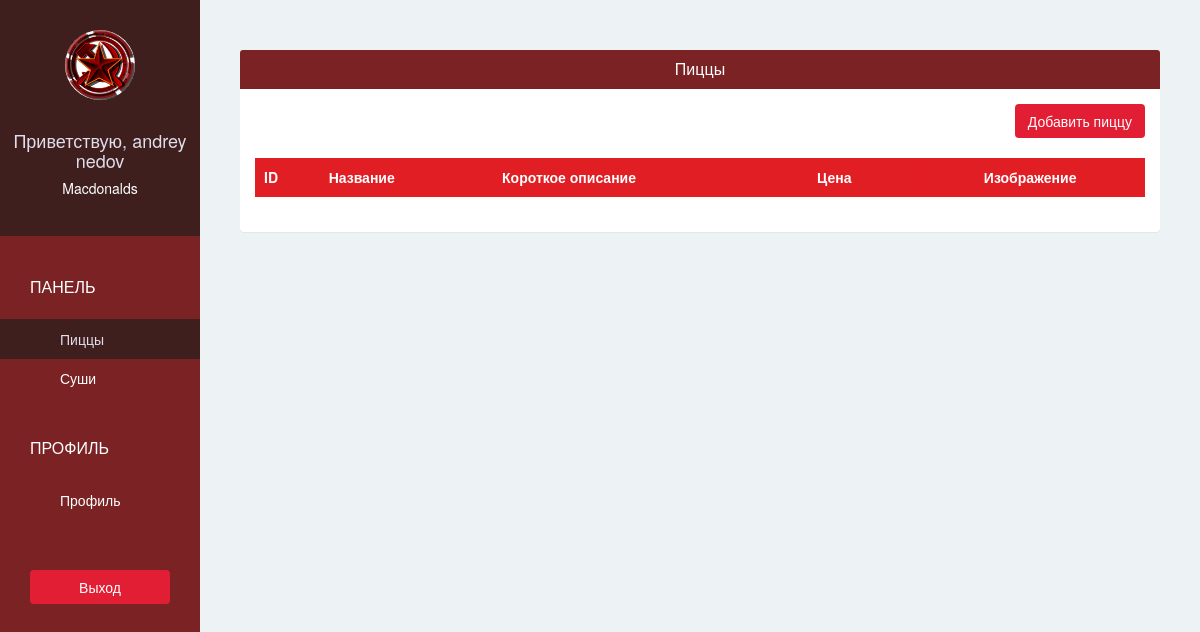
The page /pizzashop/pizza/ (signed in) on the database as committed earlier.
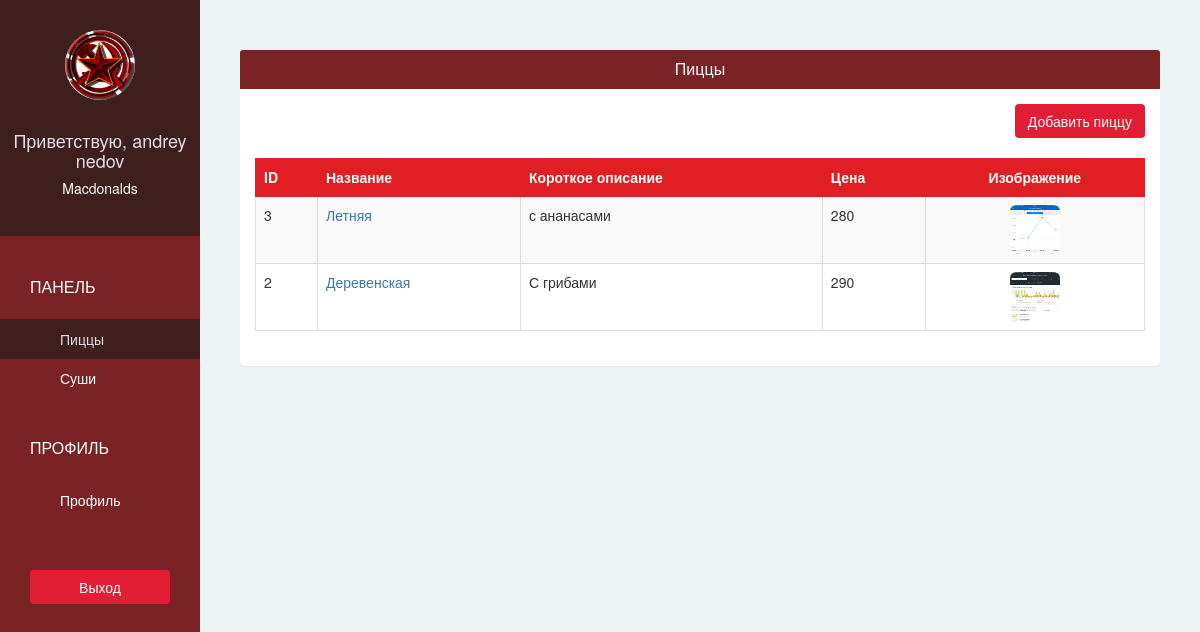
The same page on the database as committed later.
### pizzashopapp/models.py (models this page shows, shortened)
class PizzaShop(models.Model):
    owner = models.OneToOneField(User, on_delete=models.CASCADE, related_name='pizzashop')
    name = models.CharField(max_length=100, verbose_name = 'Название')
    phone = models.CharField(max_length=100, verbose_name = 'Телефон')
    address = models.CharField(max_length=100, verbose_name = 'Адрес')
    logo = models.ImageField(upload_to='pizzashop_logo/', blank = False, verbose_name = 'Логотип')

class Pizza(models.Model):
    pizzashop = models.ForeignKey(PizzaShop)
    name = models.CharField(max_length=30)
    short_description = models.CharField(max_length=100)
    image = models.ImageField(upload_to=get_pizza_upload_path, blank=False)
    price = models.IntegerField(default=0)

### pizzashopapp/views.py (the view)
# urls.py: url(r'^pizzashop/pizza/$', views.pizzashop_pizza, name='pizzashop-pizza'),
@login_required(login_url='/pizzashop/sign-in/')
def pizzashop_pizza(request):
    pizzas = Pizza.objects.filter(pizzashop = request.user.pizzashop).order_by("-id")
    return render(request, 'pizzashop/pizza.html', {
        'pizzas':pizzas,
    })

### pizzashopapp/templates/pizzashop/pizza.html
{% extends 'pizzashop/base.html' %}
{% block page %}
<div class="panel">
  <div class="panel-heading bg-ruby">
    <h4 class="panel-title text-center text-white">
      Пиццы
    </h4>
  </div>
  <div class="panel-body">
    <div class="text-right">
      <a href="{% url 'pizzashop-add-pizza' %}"class="btn btn-red">Добавить пиццу</a>
      <br/>
      <br/>
    </div>
    <table class="table table-bordered table-hover table-striped">
      <thead>
        <tr class="bg-red text-white">
          <th>ID</th>
          <th>Название</th>
          <th>Короткое описание</th>
          <th>Цена</th>
          <th class="text-center">Изображение</th>
        </tr>
      </thead>
      <tbody>
        {% for pizza in pizzas %}
          <tr>
            <td scope="row">{{ pizza.id }}</td>
            <td><a href="{% url 'pizzashop-edit-pizza' pizza.id %}">{{ pizza.name }}</a></td>
            <td>{{ pizza.short_description }}</td>
            <td>{{ pizza.price }}</td>
            <td class="text-center"><img class="img-rounded" src="{{ MEDIA_URL }}{{ pizza.image }}" width = "50" height = "50"></td>
          </tr>
        {% endfor %}
      </tbody>
    </table>
  </div>
</div>
{% endblock %}

### pizzashopapp/templates/pizzashop/base.html (shortened to what this page needs)
{% extends 'base.html' %}
{% block sidebar %}
{% url 'pizzashop-pizza' as pizzashop_pizza_url %}
{% url 'pizzashop-account' as pizzashop_account_url %}
  <div class="text-center">
    <img class="img-circle" src="{{ MEDIA_URL }}{{ request.user.pizzashop.logo }}" width="70" height="70" >
    <br/>
    <br/>
    <h4>Приветствую, {{ request.user.get_full_name }}</h4>
    <h5>{{ request.user.pizzashop.name }}</h5>
  </div>
  <div class="list-group">
    <span class="text-uppercase">Панель</span>
    <a href="{% url 'pizzashop-pizza' %}"
    class="list-group-item {% if request.path ==  pizzashop_pizza_url %} active {% endif %}">Пиццы</a>
    <a href="{% url 'pizzashop-sushi' %}"
    class="list-group-item {% if request.path ==  pizzashop_sushi_url %} active {% endif %}">Суши</a>
    <span class="text-uppercase">Профиль</span>
    <a href="{% url 'pizzashop-account' %}"
    class="list-group-item {% if request.path ==  pizzashop_account_url %} active {% endif %}">Профиль</a>
  </div>
  <div class="text-center">
    <a href="{% url 'pizzashop-sign-out' %}?next={{ request.path }}" class="btn btn-red">Выход</a>
  </div>
{% endblock %}

### pizzashopapp/templates/base.html (shortened to what this page needs)
{% load staticfiles %}
<!DOCTYPE html>
<html lang="en">
<head>
  <link rel="stylesheet" href="{% static 'css/bootstrap.min.css' %}">
  <link rel="stylesheet" href="{% static 'css/style.css' %}">
</head>
<body>
  <div class="container-fluid">
    <div class="row">
      <div class="col-lg-2 col-md-2 col-sm-2 sidebar">
        {% block sidebar %}{% endblock %}
      </div>
      <div class="col-lg-10 col-lg-offset-2 col-md-10 col-md-offset-2 col-sm-20 col-sm-offset-2 content">
        {% block page %}{% endblock %}
      </div>
    </div>
  </div>
</body>
</html>

### pizzashopapp/static/css/style.css (style rules this page uses)
body { padding-top: 50px; background-color: #EDF2F5; overflow: auto; }
.bg-ruby { background-color: #7B2324; }
.bg-red { background-color: #E21E25; }
.text-white { color: white; }
.btn-red { color: white; background-color: #E21E35; }
.sidebar { height: 100vh; position: fixed; top: 0; left: 0; padding: 0; background-color: #7B2324; overflow: auto; }
.sidebar > div:first-child { padding: 30px 10px; font-weight: bold; font-size: 15px; background-color: #3F1E1E; }
.sidebar > div:first-child > h4 { color: #e0deeb; }
.sidebar > div:first-child > h5 { color: #ffffff; }
.sidebar .list-group { padding: 0; background-color: #7B2324; }
.sidebar .list-group > span { color: white; display: block;; margin-top: 20px; padding: 20px 30px; font-size: 16px; font-weight: 300px; }
.sidebar .list-group .list-group-item, .sidebar .list-group .list-group-item:focus { background-color: #7B2324; color: white; border: 0; padding-left: 60px; padding-right: 30px; }
.sidebar .list-group .list-group-item.active, .sidebar .list-group .list-group-item:hover { background-color: #3F1E1E; color: #e0deeb; }
.sidebar > div:last-child { padding: 30px; }
.sidebar > div:last-child .btn { width: 100%; }
.content { padding: 0 40px; }
.content .panel { border: none; }
.table > thead > tr > th, .table > thead > tr > td { vertical-align: middle; }
.table, .table > thead > tr > th { border-color: #E31E25; }

Rows that differ between the two databases and show on the page:
added Pizza: id "3", name "Летняя", short_description "с ананасами", price "280", image (picture)
added Pizza: id "2", name "Деревенская", short_description "С грибами", price "290", image (picture)
